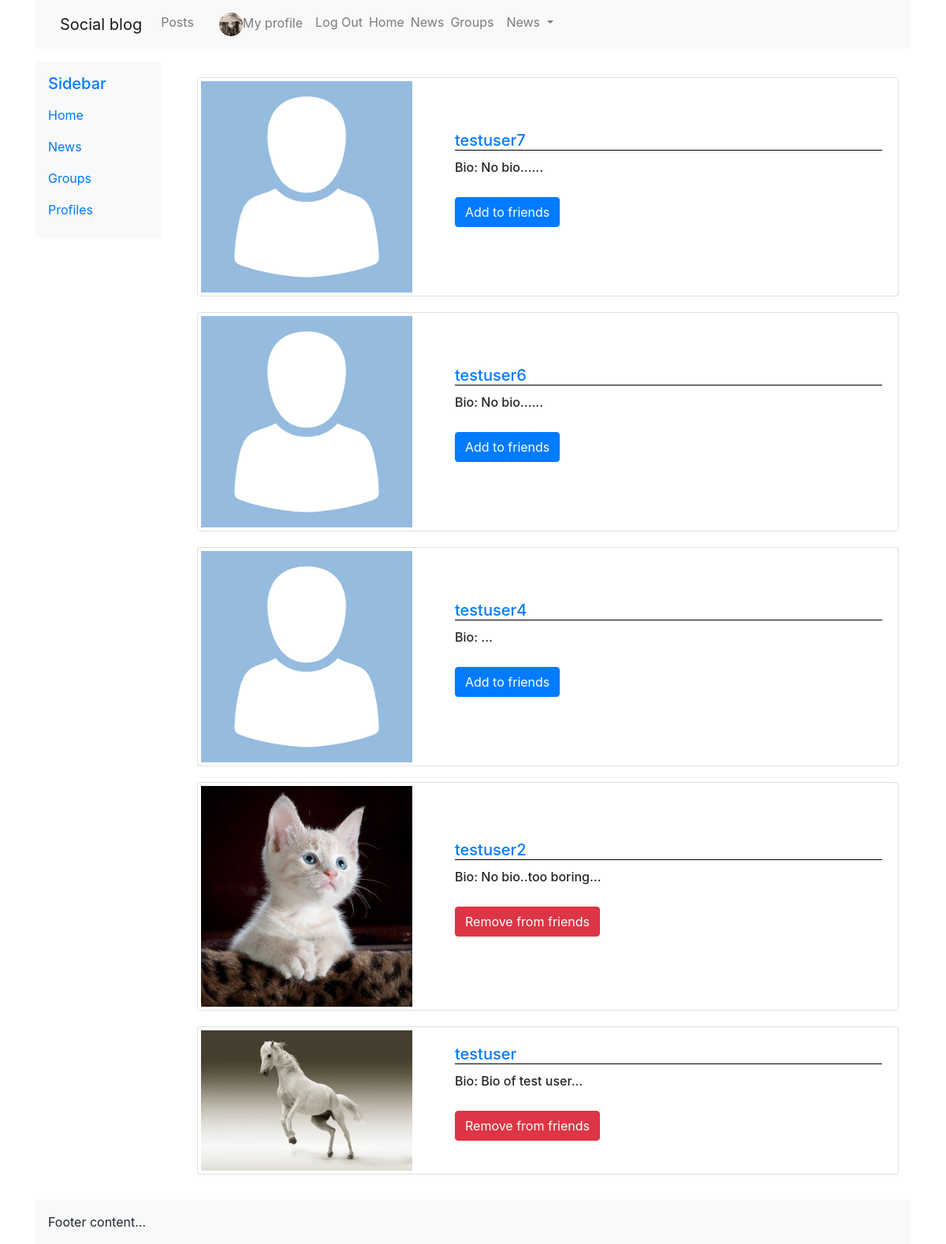
Before: /profiles/ (signed in) with the older database file.
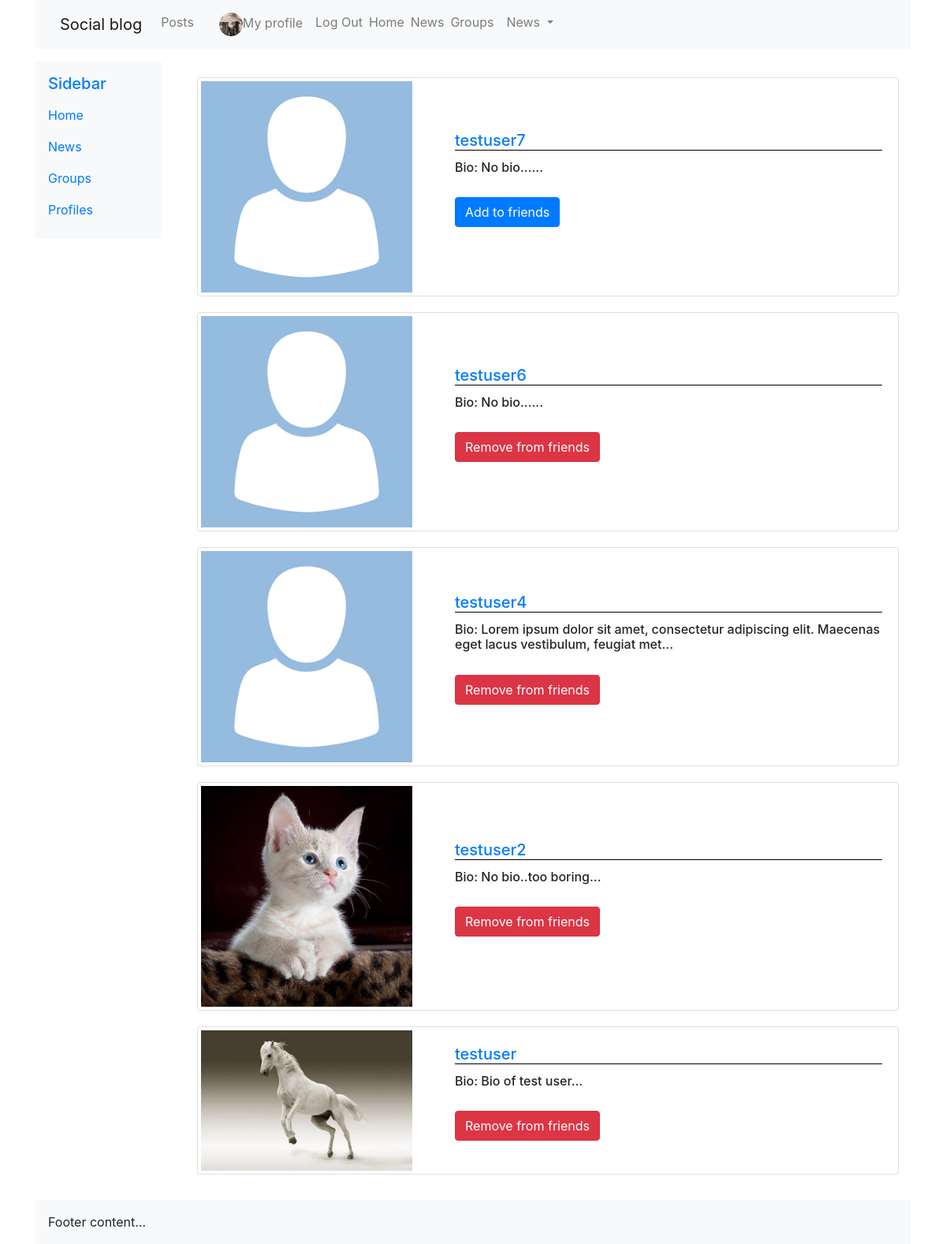
After: the same page with the newer database file.
### profiles/models.py (models this page shows, shortened)
class Profile(models.Model):
    first_name = models.CharField(max_length=100, blank=True)
    last_name = models.CharField(max_length=100, blank=True)
    user = models.OneToOneField(User, on_delete=models.CASCADE)
    bio = models.TextField(default='No bio...')
    friends = models.ManyToManyField(User, related_name='friends', blank=True)
    email = models.EmailField(max_length=200, blank=True)
    country = models.CharField(max_length=200,blank=True)
    avatar = models.ImageField(default='avatar.png', upload_to='avatars/')
    slug = models.SlugField(unique=True, blank=True)
    updated = models.DateTimeField(auto_now=True)
    created = models.DateTimeField(auto_now_add=True)
    objects = ProfileManager()
    def get_absolute_url(self):
        return reverse('profiles:profile_detail_view', kwargs={'slug': self.slug})
    __initial_first_name = None
    __initial_last_name = None
    def __init__(self, *args, **kwargs):
        super().__init__(*args, **kwargs)
        self.__initial_first_name = self.first_name
        self.__initial_last_name = self.last_name
    class Meta:
        ordering = ['-created',]

### profiles/views.py (the view)
# urls.py: path('', views.ProfileListView.as_view(), name='all_profiles_list'),
class ProfileListView(generic.ListView, LoginRequiredMixin):
    model = Profile
    template_name = 'profiles/profile_list.html'
    context_object_name = 'qs'
    def get_queryset(self):
        qs = Profile.objects.get_all_profiles(self.request.user)
        return qs
    def get_context_data(self, **kwargs):
        context = super().get_context_data(**kwargs)
        user = User.objects.get(username__iexact=self.request.user.username)
        profile = Profile.objects.get(user=user)
        rel_r = Relationship.objects.filter(sender=profile)
        rel_s = Relationship.objects.filter(receiver=profile)
        rel_receiver = []
        rel_sender = []
        for item in rel_r:
            rel_receiver.append(item.receiver.user)
        for item in rel_s:
            rel_sender.append(item.sender.user)
        context['rel_receiver'] = rel_receiver
        context['rel_sender'] = rel_sender
        context['is_empty'] = False
        if len(self.get_queryset()) == 0:
            context['is_empty'] = True
        return context

### profiles/context_processors.py (called while the page is built)
def profile_pic(request):
    if request.user.is_authenticated:
        profile_obj = Profile.objects.get(user=request.user)
        pic = profile_obj.avatar
        return {'picture': pic}
    return {}

def invitations_no_rec(request):
    if request.user.is_authenticated:
        profile_obj = Profile.objects.get(user=request.user)
        qs_count = Relationship.objects.invitations_received(profile_obj).count()
        return {'invitations_no': qs_count}
    return {}

### profiles/models.py (called while the page is built)
    def get_all_profiles(self, me):
        profiles = Profile.objects.all().exclude(user=me)
        return profiles

    def invitations_received(self, receiver):
        qs = Relationship.objects.filter(receiver=receiver, status='send')
        return qs

### profiles/templates/profiles/profile_list.html (shortened to what this page needs)
<!DOCTYPE html>
{% extends 'base.html' %}
{% block content %}
<div class='container'>
    {% for obj in object_list %}
    <div class="card mb-3">
      <div class="row g-0">
        <div class="col-md-4 d-flex align-items-center">
          <a href="{{obj.get_absolute_url}}" ><img class="img-thumbnail" src="{{obj.avatar.url}}"></a>
        </div>
        <div class="col-md-8 d-flex align-items-center">
          <div class="card-body">
            <a href="{{obj.get_absolute_url}}"><h5 style="border-bottom: 1px solid black" class="card-title">{{obj.user}}</h5></a>
            <h6 class="card-text">Bio: {{obj.bio|slice:100}}...</h6>
            {% if obj.user not in rel_receiver and obj.user not in rel_sender %}
                <form method="POST" action="{% url 'profiles:send_invite'%}">
                  <button type="submit" class="btn btn-primary">Add to friends</button>
                </form>
            {% endif %}
            {% if request.user in obj.friends.all %}
                <form method='POST' action="{% url 'profiles:remove_friend'%}">
                  <button type="submit" class="btn btn-danger">Remove from friends</button>
                </form>
            {% endif %}
          </div>
        </div>
      </div>
    </div>
    {% endfor %}
</div>
{% endblock content %}

Changed rows visible on the page:
changed Profile "testuser6": text "Add to friends" → "Remove from friends"
changed Profile "testuser4": bio (not shown) → "Lorem ipsum dolor sit amet, consectetur adipiscing elit. Maecenas eget lacus vestibulum, feugiat met"; text "Add to friends" → "Remove from friends"
